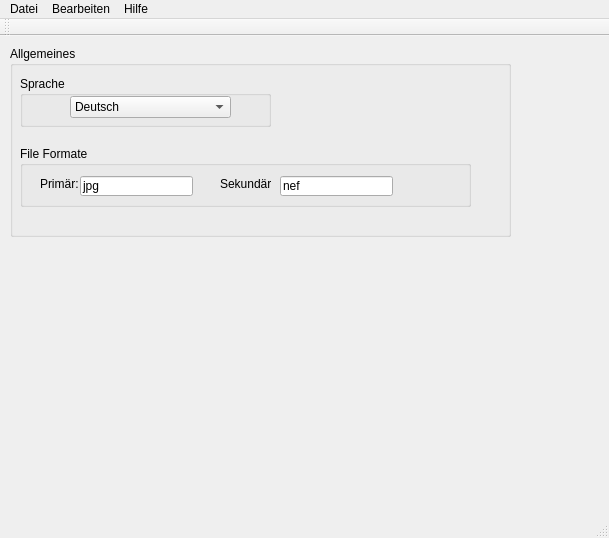
<?xml version="1.0" encoding="UTF-8"?>
<ui version="4.0">
 <class>PostDiaDigit</class>
 <widget class="QMainWindow" name="PostDiaDigit">
  <property name="geometry">
   <rect>
    <x>0</x>
    <y>0</y>
    <width>609</width>
    <height>538</height>
   </rect>
  </property>
  <property name="windowTitle">
   <string notr="true">PostDiaDigit 0.90</string>
  </property>
  <widget class="QWidget" name="centralWidget">
   <widget class="QGroupBox" name="groupBox">
    <property name="geometry">
     <rect>
      <x>10</x>
      <y>10</y>
      <width>501</width>
      <height>191</height>
     </rect>
    </property>
    <property name="title">
     <string>Allgemeines</string>
    </property>
    <widget class="QGroupBox" name="groupBox_2">
     <property name="geometry">
      <rect>
       <x>10</x>
       <y>100</y>
       <width>451</width>
       <height>61</height>
      </rect>
     </property>
     <property name="title">
      <string>File Formate</string>
     </property>
     <widget class="QLabel" name="label">
      <property name="geometry">
       <rect>
        <x>20</x>
        <y>30</y>
        <width>41</width>
        <height>16</height>
       </rect>
      </property>
      <property name="text">
       <string>Primär:</string>
      </property>
     </widget>
     <widget class="QLineEdit" name="le_ext1">
      <property name="geometry">
       <rect>
        <x>60</x>
        <y>30</y>
        <width>113</width>
        <height>20</height>
       </rect>
      </property>
      <property name="text">
       <string>jpg</string>
      </property>
     </widget>
     <widget class="QLabel" name="label_2">
      <property name="geometry">
       <rect>
        <x>200</x>
        <y>30</y>
        <width>51</width>
        <height>16</height>
       </rect>
      </property>
      <property name="text">
       <string>Sekundär:</string>
      </property>
     </widget>
     <widget class="QLineEdit" name="le_ext2">
      <property name="geometry">
       <rect>
        <x>260</x>
        <y>30</y>
        <width>113</width>
        <height>20</height>
       </rect>
      </property>
      <property name="text">
       <string>nef</string>
      </property>
     </widget>
    </widget>
    <widget class="QGroupBox" name="groupBox_4">
     <property name="geometry">
      <rect>
       <x>10</x>
       <y>30</y>
       <width>251</width>
       <height>51</height>
      </rect>
     </property>
     <property name="title">
      <string>Sprache</string>
     </property>
     <widget class="QComboBox" name="cb_lang">
      <property name="geometry">
       <rect>
        <x>50</x>
        <y>20</y>
        <width>161</width>
        <height>22</height>
       </rect>
      </property>
      <item>
       <property name="text">
        <string notr="true">Deutsch</string>
       </property>
      </item>
      <item>
       <property name="text">
        <string notr="true">English</string>
       </property>
      </item>
      <item>
       <property name="text">
        <string notr="true">Français</string>
       </property>
      </item>
     </widget>
    </widget>
   </widget>
  </widget>
  <widget class="QMenuBar" name="menuBar">
   <property name="geometry">
    <rect>
     <x>0</x>
     <y>0</y>
     <width>609</width>
     <height>21</height>
    </rect>
   </property>
   <widget class="QMenu" name="menuDatei">
    <property name="title">
     <string>Datei</string>
    </property>
    <addaction name="separator"/>
    <addaction name="actionEinstellungen_speichern"/>
    <addaction name="actionBeenden"/>
   </widget>
   <widget class="QMenu" name="menuBearbeiten">
    <property name="title">
     <string>Bearbeiten</string>
    </property>
    <addaction name="actionUmbenennen"/>
    <addaction name="actionSchneiden"/>
    <addaction name="actionDubletten"/>
    <addaction name="actionRahmen"/>
   </widget>
   <widget class="QMenu" name="menuHilfe">
    <property name="title">
     <string>Hilfe</string>
    </property>
    <addaction name="separator"/>
    <addaction name="actionHilfe"/>
    <addaction name="separator"/>
    <addaction name="actionInfo"/>
   </widget>
   <addaction name="menuDatei"/>
   <addaction name="menuBearbeiten"/>
   <addaction name="menuHilfe"/>
  </widget>
  <widget class="QToolBar" name="mainToolBar">
   <attribute name="toolBarArea">
    <enum>TopToolBarArea</enum>
   </attribute>
   <attribute name="toolBarBreak">
    <bool>false</bool>
   </attribute>
  </widget>
  <widget class="QStatusBar" name="statusBar"/>
  <action name="actionEinstellungen_speichern">
   <property name="text">
    <string>Einstellungen speichern</string>
   </property>
  </action>
  <action name="actionBeenden">
   <property name="text">
    <string>Beenden</string>
   </property>
  </action>
  <action name="actionUmbenennen">
   <property name="text">
    <string>Umbenennen</string>
   </property>
  </action>
  <action name="actionSchneiden">
   <property name="text">
    <string>Schneiden</string>
   </property>
  </action>
  <action name="actionDubletten">
   <property name="text">
    <string>Dubletten</string>
   </property>
  </action>
  <action name="actionRahmen">
   <property name="text">
    <string>Rahmen</string>
   </property>
  </action>
  <action name="actionHilfe">
   <property name="text">
    <string>Hilfe</string>
   </property>
  </action>
  <action name="actionInfo">
   <property name="text">
    <string>Info</string>
   </property>
  </action>
 </widget>
 <layoutdefault spacing="6" margin="11"/>
 <resources/>
 <connections/>
</ui>
